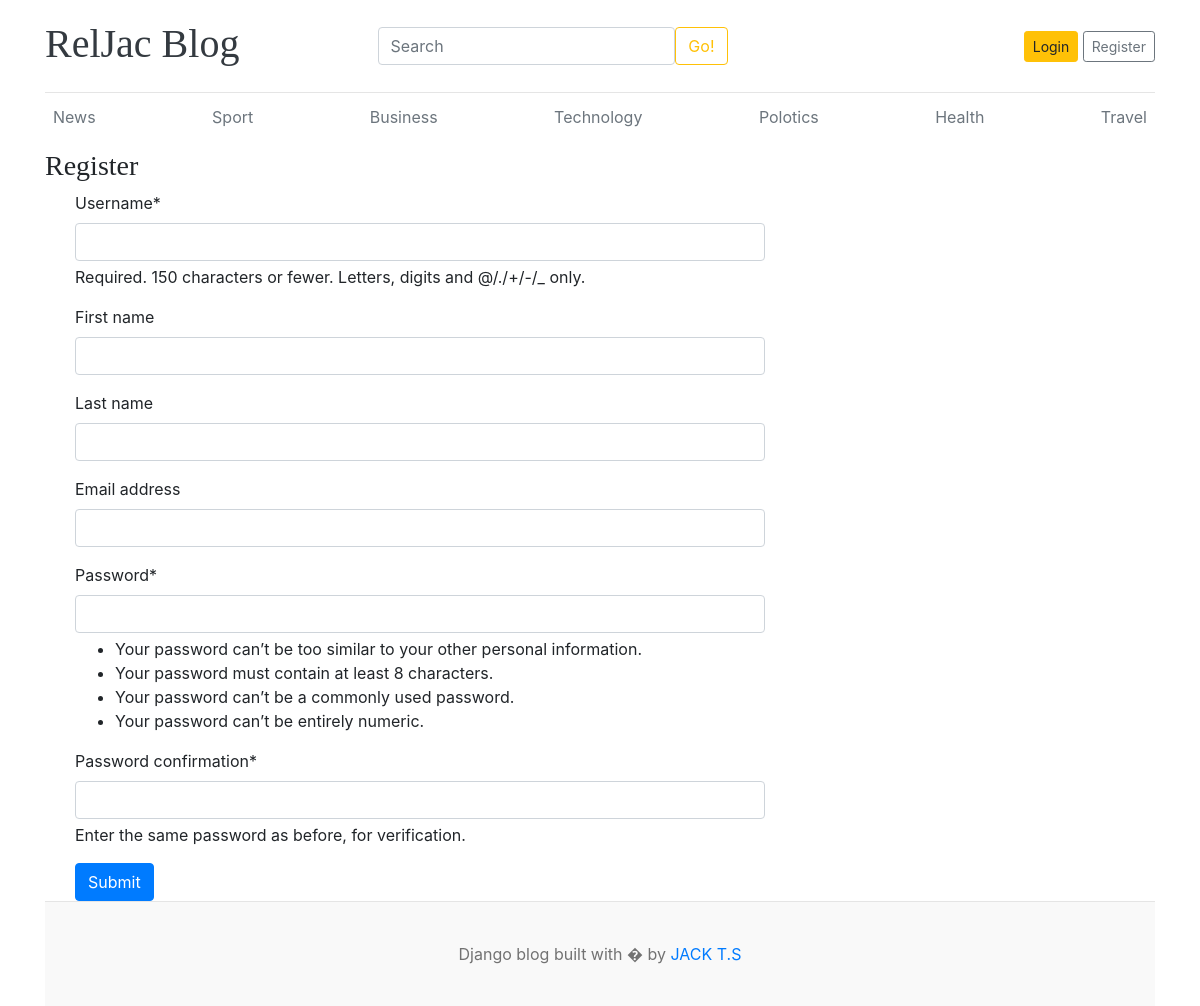
Screenshot of /register/ with the database file from the repository.
### blog/models.py (models this page shows, shortened)
class Category(models.Model):
  category_name = models.CharField(max_length=50, unique=True)
  created_at = models.DateTimeField(auto_now_add=True)
  updated_at = models.DateTimeField(auto_now=True)
  class Meta:
    verbose_name_plural = 'Categories'

### Accounts/views.py (the view)
# urls.py: path('register/', views.register, name='register'),
def register(request):
  form = RegisterForm()
  if request.method == 'POST':
    form = RegisterForm(request.POST)
    if form.is_valid():
     form.save()
     return redirect('login_view')
  context = {
    'form': form,
  }
  return render(request, 'Accounts/register.html', context)

### Accounts/forms.py
class RegisterForm(UserCreationForm):
  class Meta:
    model = User
    fields = ('username', 'first_name', 'last_name', 'email', 'password1', 'password2',)

### blog/context_processors.py (called while the page is built)
def get_categories(request):
  categories = Category.objects.all()
  return dict(categories=categories)

def get_social_links(request):
  links = Social_media_links.objects.all()
  return dict(links=links)

### Accounts/templates/Accounts/register.html (shortened to what this page needs)
{% extends 'base.html' %}
{% load crispy_forms_tags %}
{% block content %}
<h3>Register</h3>
<div class="container">
    <div class="col-8">
        <form method="POST" action="{% url 'register' %}">
            {{ form | crispy }}
            <button type="submit" class="btn btn-primary">Submit</button>
        </form>
    </div>
</div>
{% endblock %}

### templates/base.html (shortened to what this page needs)
{% load static %}
<!DOCTYPE html>
<html lang="en">
<head>
    <link href="https://getbootstrap.com/docs/4.0/dist/css/bootstrap.min.css" rel="stylesheet">
    <link href="{% static 'css/blog.css' %}" rel="stylesheet">
    <link rel="stylesheet" href="https://cdnjs.cloudflare.com/ajax/libs/font-awesome/4.7.0/css/font-awesome.min.css">
  </head>
<body>
    <div class="container">
      <header class="blog-header py-3">
        <div class="row flex-nowrap justify-content-between align-items-center">
          <div class="col-3 pt-1">
            <a class="blog-header-logo text-dark" href="{% url 'blog_homepage' %}"><h1>RelJac Blog</h1></a>
          </div>
          <div class="col-4">
             <form class="d-flex" role="search" action="{% url 'search' %}" method="GET">
              <input class="form-control me-2" type="text" name="keyword" value="{{ keyword }}" placeholder="Search" aria-label="Search"/>
              <button class="btn btn-outline-warning" type="submit">Go!</button>
            </form>
          </div>
          <div class="col-4 d-flex justify-content-end align-items-center">
            {% if not user.is_authenticated %}
              <a class="btn btn-sm btn-warning" href="{% url 'login_view' %}">Login</a> &nbsp;
              <a class="btn btn-sm btn-outline-secondary" href="{% url 'register' %}">Register</a>
             {% else %}
              <span><a href="{% url 'dashboard' %}">Dashboard</a></span>
              &nbsp;
              <span><a href="{% url 'logout' %}">Logout</a></span>
            {% endif %}
          </div>
        </div>
      </header>
      <div class="nav-scroller py-1 mb-2">
        <nav class="nav d-flex justify-content-between">
          {% for cat in categories %}
          <a class="p-2 text-muted" href="{% url 'posts_by_category' cat.id %}">{{ cat.category_name }}</a>
          {% endfor %}
        </nav>
      </div>
    {% block content %}
      {% endblock %}
<footer class="blog-footer">
  <p>Django blog built with � by <a href="#">JACK T.S</a></p>
</footer>
</body>
</html>

### static/css/blog.css (style rules this page uses)
.blog-header { border-bottom: 1px solid #e5e5e5; }
.blog-header-logo { font-family: "Playfair Display", Georgia, "Times New Roman", serif; font-size: 2.25rem; }
h1, h2, h3, h4, h5, h6 { font-family: "Playfair Display", Georgia, "Times New Roman", serif; }
.blog-footer { padding: 2.5rem 0; color: #727272; text-align: center; background-color: #f9f9f9; border-top: .05rem solid #e5e5e5; }
.blog-footer p:last-child { margin-bottom: 0; }

### rows the page displays
Category: category_name "News"
Category: category_name "Sport"
Category: category_name "Business"
Category: category_name "Technology"
Category: category_name "Polotics"
Category: category_name "Health"
Category: category_name "Travel"
